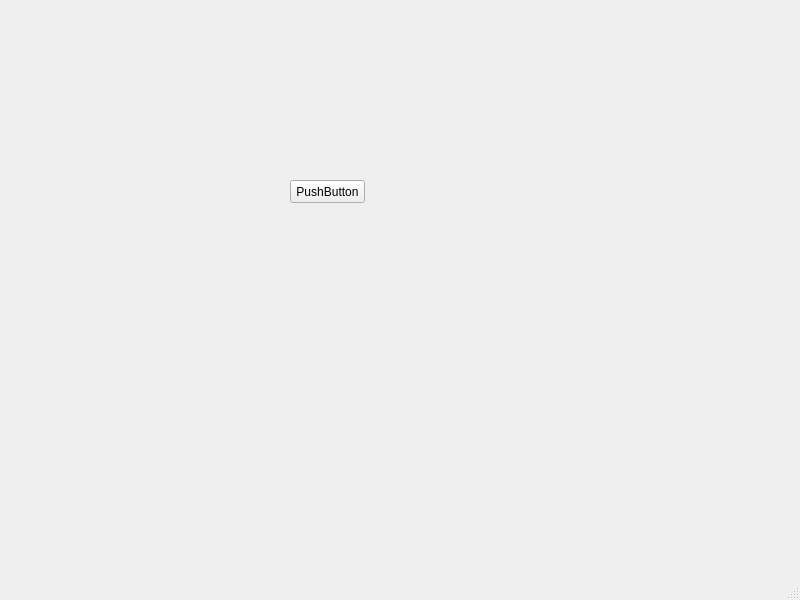
<?xml version="1.0" encoding="UTF-8"?>
<ui version="4.0">
 <class>MainWindow</class>
 <widget class="QMainWindow" name="MainWindow">
  <property name="geometry">
   <rect>
    <x>0</x>
    <y>0</y>
    <width>800</width>
    <height>600</height>
   </rect>
  </property>
  <property name="windowTitle">
   <string>MainWindow</string>
  </property>
  <widget class="QWidget" name="centralwidget">
   <widget class="QPushButton" name="pushButton">
    <property name="geometry">
     <rect>
      <x>290</x>
      <y>180</y>
      <width>75</width>
      <height>23</height>
     </rect>
    </property>
    <property name="text">
     <string>PushButton</string>
    </property>
   </widget>
  </widget>
  <widget class="QStatusBar" name="statusbar"/>
 </widget>
 <resources/>
 <connections/>
</ui>
